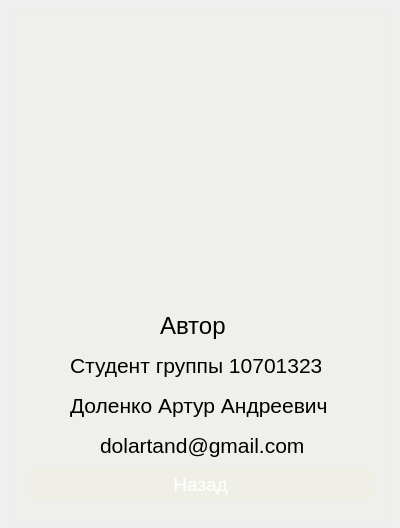
<?xml version="1.0" encoding="UTF-8"?>
<ui version="4.0">
 <class>wndw_about_author</class>
 <widget class="QDialog" name="wndw_about_author">
  <property name="geometry">
   <rect>
    <x>0</x>
    <y>0</y>
    <width>400</width>
    <height>528</height>
   </rect>
  </property>
  <property name="windowTitle">
   <string>Dialog</string>
  </property>
  <property name="styleSheet">
   <string notr="true">background-color: qlineargradient(
        spread:pad, x1:0, y1:0, x2:1, y2:1, 
        stop:0 rgba(139,0,255, 20), 
        stop:1 rgba(115,102,189, 40));</string>
  </property>
  <widget class="QFrame" name="frame">
   <property name="geometry">
    <rect>
     <x>10</x>
     <y>10</y>
     <width>381</width>
     <height>511</height>
    </rect>
   </property>
   <property name="styleSheet">
    <string notr="true">background-color: rgba(254,254,34, 5)</string>
   </property>
   <property name="frameShape">
    <enum>QFrame::Shape::StyledPanel</enum>
   </property>
   <property name="frameShadow">
    <enum>QFrame::Shadow::Raised</enum>
   </property>
   <widget class="QLabel" name="label">
    <property name="geometry">
     <rect>
      <x>10</x>
      <y>10</y>
      <width>361</width>
      <height>291</height>
     </rect>
    </property>
    <property name="styleSheet">
     <string notr="true">background-color: none;
border: none;</string>
    </property>
    <property name="text">
     <string/>
    </property>
    <property name="pixmap">
     <pixmap>../resourses/author_image.jpg</pixmap>
    </property>
    <property name="alignment">
     <set>Qt::AlignmentFlag::AlignCenter</set>
    </property>
   </widget>
   <widget class="QLabel" name="label_2">
    <property name="geometry">
     <rect>
      <x>150</x>
      <y>300</y>
      <width>71</width>
      <height>31</height>
     </rect>
    </property>
    <property name="font">
     <font>
      <pointsize>18</pointsize>
     </font>
    </property>
    <property name="styleSheet">
     <string notr="true">background-color: none;
border: none;</string>
    </property>
    <property name="text">
     <string>Автор</string>
    </property>
   </widget>
   <widget class="QLabel" name="label_3">
    <property name="geometry">
     <rect>
      <x>60</x>
      <y>340</y>
      <width>251</width>
      <height>31</height>
     </rect>
    </property>
    <property name="font">
     <font>
      <pointsize>16</pointsize>
     </font>
    </property>
    <property name="styleSheet">
     <string notr="true">background-color: none;
border: none;</string>
    </property>
    <property name="text">
     <string>Студент группы 10701323</string>
    </property>
   </widget>
   <widget class="QLabel" name="label_4">
    <property name="geometry">
     <rect>
      <x>60</x>
      <y>380</y>
      <width>271</width>
      <height>31</height>
     </rect>
    </property>
    <property name="font">
     <font>
      <pointsize>16</pointsize>
     </font>
    </property>
    <property name="styleSheet">
     <string notr="true">background-color: none;
border: none;</string>
    </property>
    <property name="text">
     <string>Доленко Артур Андреевич</string>
    </property>
   </widget>
   <widget class="QLabel" name="label_5">
    <property name="geometry">
     <rect>
      <x>90</x>
      <y>420</y>
      <width>211</width>
      <height>31</height>
     </rect>
    </property>
    <property name="font">
     <font>
      <pointsize>16</pointsize>
     </font>
    </property>
    <property name="styleSheet">
     <string notr="true">background-color: none;
border: none;</string>
    </property>
    <property name="text">
     <string>dolartand@gmail.com</string>
    </property>
   </widget>
   <widget class="QPushButton" name="pb_back">
    <property name="geometry">
     <rect>
      <x>20</x>
      <y>460</y>
      <width>341</width>
      <height>28</height>
     </rect>
    </property>
    <property name="font">
     <font>
      <pointsize>14</pointsize>
     </font>
    </property>
    <property name="styleSheet">
     <string notr="true">QPushButton {
color: white;
backgroung-color: rgba(254,254,34, 30);
border: 1px solid rgba(254,254,34, 20);
border-radius: 7px;
}

QPushButton:hover {
background-color: rgba(254,254,34, 40);
}

QPushButton:pressed {
background-color: rgba(254,254,34, 70);
}</string>
    </property>
    <property name="text">
     <string>Назад</string>
    </property>
    <property name="default">
     <bool>false</bool>
    </property>
    <property name="flat">
     <bool>false</bool>
    </property>
   </widget>
  </widget>
 </widget>
 <resources/>
 <connections/>
</ui>
